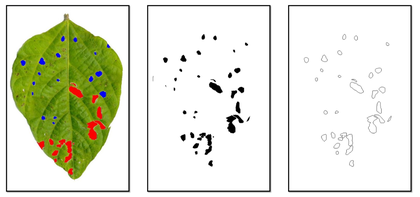
%> input picture preprocessing.png, 420 x 197 px, shrunk from 1338 x 627 before the run
$ octave --eval "result = boundaries(rgb2gray(imread('../preprocessing.png')));"   (GNU Octave 9; MATLAB toolbox functions it lacks are replaced by stand-ins)
%> lines starting %> are read from the running program, lines starting %| are printed output that depends on the picture; in (x1, y1, x2, y2) boxes, pixels count from 0 and x2, y2 are one past the last pixel; in counts of white or black regions, pixels touching at a corner belong together; the program's own positions count from 1
function B = boundaries(BW, conn, dir)
%BOUNDARIES Trace object boundaries.
%   B = BOUNDARIES(BW) traces the exterior boundaries of objects in
%   the binary image BW.  B is a P-by-1 cell array, where P is the
%   number of objects in the image. Each cell contains a Q-by-2
%   matrix, each row of which contains the row and column coordinates
%   of a boundary pixel.  Q is the number of boundary pixels for the
%   corresponding object.  Object boundaries are traced in the
%   clockwise direction.
%
%   B = BOUNDARIES(BW, CONN) specifies the connectivity to use when
%   tracing boundaries.  CONN may be either 8 or 4.  The default
%   value for CONN is 8.
%
%   B = BOUNDARIES(BW, CONN, DIR) specifies the direction used for
%   tracing boundaries.  DIR should be either 'cw' (trace boundaries
%   clockwise) or 'ccw' (trace boundaries counterclockwise).  If DIR
%   is omitted BOUNDARIES traces in the clockwise direction.

%   Copyright 2002-2004 R. C. Gonzalez, R. E. Woods, & S. L. Eddins
%   Digital Image Processing Using MATLAB, Prentice-Hall, 2004
%   $Revision: 1.6 $  $Date: 2003/11/21 14:22:07 $

if nargin < 3
   dir = 'cw';
end

if nargin < 2
   conn = 8;
end

L = bwlabel(BW, conn);
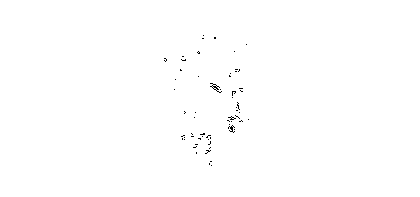
%> L: size 197x420 double; values 0 (black) and 1 (white), 99.7% white; black in thin lines or dots, all inside (x1, y1, x2, y2) = (164, 35, 249, 166)

% The number of objects is the maximum value of L.  Initialize the
% cell array B so that each cell initially contains a 0-by-2 matrix.
numObjects = max(L(:));
%> numObjects = 1
if numObjects > 0
   B = {zeros(0, 2)};
   B = repmat(B, numObjects, 1);
%> B = {[]}
else
   B = {};
end

% Pad label matrix with zeros.  This lets us write the
% boundary-following loop without worrying about going off the edge
% of the image.
Lp = padarray(L, [1 1], 0, 'both');
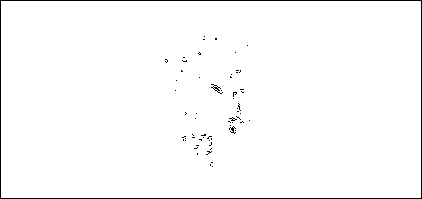
%> Lp: size 199x422 double; values 0 (black) and 1 (white), 98.3% white; black in thin lines or dots

% Compute the linear indexing offsets to take us from a pixel to its
% neighbors.
M = size(Lp, 1);
%> M = 199
if conn == 8
   % Order is N NE E SE S SW W NW.
   offsets = [-1, M - 1, M, M + 1, 1, -M + 1, -M, -M-1];
%> offsets = [-1 198 199 200 1 -198 -199 -200]
else
   % Order is N E S W.
   offsets = [-1, M, 1, -M];
end

% next_search_direction_lut is a lookup table.  Given the direction
% from pixel k to pixel k+1, what is the direction to start with when
% examining the neighborhood of pixel k+1?
if conn == 8
   next_search_direction_lut = [8 8 2 2 4 4 6 6];
else
   next_search_direction_lut = [4 1 2 3];
end

% next_direction_lut is a lookup table.  Given that we just looked at
% neighbor in a given direction, which neighbor do we look at next?
if conn == 8
   next_direction_lut = [2 3 4 5 6 7 8 1];
else
   next_direction_lut = [2 3 4 1];
end

% Values used for marking the starting and boundary pixels.
START    = -1;
BOUNDARY = -2;

% Initialize scratch space in which to record the boundary pixels as
% well as follow the boundary.
scratch = zeros(100, 1);

% Find candidate starting locations for boundaries.
[rr, cc] = find((Lp(2:end-1, :) > 0) & (Lp(1:end-2, :) == 0));
%> rr = 609 values from 1 to 167; cc = 609 values from 2 to 421
rr = rr + 1;
%> rr = 609 values, max 168 at index 298, min 2 at index 1, mean 35.49

for k = 1:length(rr)
   r = rr(k);
   c = cc(k);
   if (Lp(r,c) > 0) & (Lp(r - 1, c) == 0) & isempty(B{Lp(r, c)})
      % We've found the start of the next boundary.  Compute its
      % linear offset, record which boundary it is, mark it, and
      % initialize the counter for the number of boundary pixels.
      idx = (c-1)*size(Lp, 1) + r;
      which = Lp(idx);

      scratch(1) = idx;
      Lp(idx) = START;
      numPixels = 1;
      currentPixel = idx;
      initial_departure_direction = [];

      done = 0;
      next_search_direction = 2;
      while ~done
         % Find the next boundary pixel.
         direction = next_search_direction;
         found_next_pixel = 0;
         for k = 1:length(offsets)
            neighbor = currentPixel + offsets(direction);
            if Lp(neighbor) ~= 0
               % Found the next boundary pixel.

               if (Lp(currentPixel) == START) & ...
                      isempty(initial_departure_direction)
                  % We are making the initial departure from
                  % the starting pixel.
                  initial_departure_direction = direction;

               elseif (Lp(currentPixel) == START) & ...
                      (initial_departure_direction == direction)
                  % We are about to retrace our path.
                  % That means we're done.
                  done = 1;
                  found_next_pixel = 1;
                  break;
               end

               % Take the next step along the boundary.
               next_search_direction = ...
                   next_search_direction_lut(direction);
               found_next_pixel = 1;
               numPixels = numPixels + 1;
               if numPixels > size(scratch, 1)
                  % Double the scratch space.
                  scratch(2*size(scratch, 1)) = 0;
               end
               scratch(numPixels) = neighbor;

               if Lp(neighbor) ~= START
                  Lp(neighbor) = BOUNDARY;
               end

               currentPixel = neighbor;
               break;
            end

            direction = next_direction_lut(direction);
         end

         if ~found_next_pixel
            % If there is no next neighbor, the object must just
            % have a single pixel.
            numPixels = 2;
            scratch(2) = scratch(1);
            done = 1;
         end
      end

      % Convert linear indices to row-column coordinates and save
      % in the output cell array.
      [row, col] = ind2sub(size(Lp), scratch(1:numPixels));
      B{which} = [row - 1, col - 1];
   end
end
%> this loop made 609 passes
%> (idx, which) on pass 1: (201, 1)
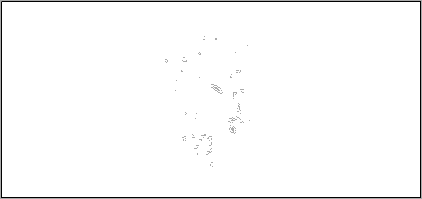
%> Lp: size 199x422 double; 1.46% of pixels changed, all inside (x1, y1, x2, y2) = (1, 1, 421, 198); drawn with min black and max white
%> after the loop, B = 1 item; col = 1231 values, max 421 at index 420, min 2 at index 1, mean 211.3; direction = 3; done = 1; found_next_pixel = 1; initial_departure_direction = 3; neighbor = 400; next_search_direction = 8; numPixels = 1231; row = 1231 values, max 198 at index 616, min 2 at index 1, mean 99.92; scratch = 1600 values, max 83778 at index 616, min 0 at index 1232, mean 32279.6
%> `result = boundaries(rgb2gray(imread('../preprocessing.png')));`: result = 1 item

if strcmp(dir, 'ccw')
   for k = 1:length(B)
      B{k} = B{k}(end:-1:1, :);
   end
end
